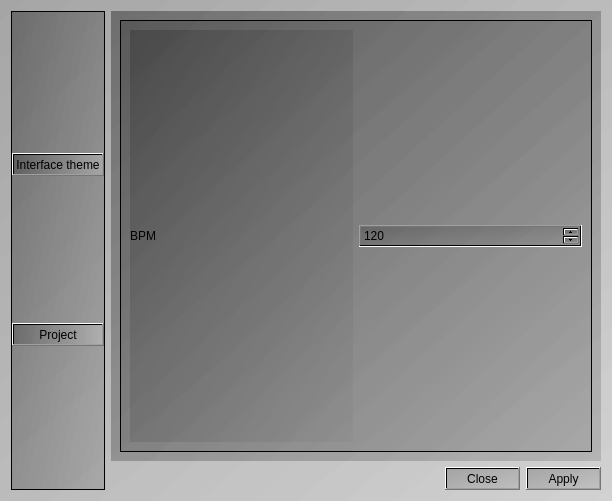
<?xml version="1.0" encoding="UTF-8"?>
<ui version="4.0">
 <class>Dialog</class>
 <widget class="QDialog" name="Dialog">
  <property name="geometry">
   <rect>
    <x>0</x>
    <y>0</y>
    <width>612</width>
    <height>501</height>
   </rect>
  </property>
  <property name="windowTitle">
   <string>Dialog</string>
  </property>
  <property name="styleSheet">
   <string notr="true">background-color: qlineargradient(spread:pad, x1:0, y1:0, x2:2, y2:2, stop:0 rgba(0, 0, 0, 50), stop:1 rgba(255, 255, 255, 50))</string>
  </property>
  <layout class="QHBoxLayout" name="horizontalLayout">
   <item>
    <widget class="QScrollArea" name="scrollArea">
     <property name="sizePolicy">
      <sizepolicy hsizetype="Preferred" vsizetype="Expanding">
       <horstretch>0</horstretch>
       <verstretch>0</verstretch>
      </sizepolicy>
     </property>
     <property name="widgetResizable">
      <bool>true</bool>
     </property>
     <widget class="QWidget" name="scrollAreaWidgetContents">
      <property name="geometry">
       <rect>
        <x>0</x>
        <y>0</y>
        <width>86</width>
        <height>481</height>
       </rect>
      </property>
      <layout class="QVBoxLayout" name="verticalLayout_2">
       <property name="leftMargin">
        <number>0</number>
       </property>
       <property name="topMargin">
        <number>0</number>
       </property>
       <property name="rightMargin">
        <number>0</number>
       </property>
       <property name="bottomMargin">
        <number>0</number>
       </property>
       <item>
        <widget class="QPushButton" name="InterfacePageButton">
         <property name="sizePolicy">
          <sizepolicy hsizetype="Preferred" vsizetype="Fixed">
           <horstretch>0</horstretch>
           <verstretch>0</verstretch>
          </sizepolicy>
         </property>
         <property name="styleSheet">
          <string notr="true">background-color: qlineargradient(spread:pad, x1:0, y1:0, x2:1, y2:0, stop:0 rgba(0, 0, 0, 50), stop:1 rgba(255, 255, 255, 50))</string>
         </property>
         <property name="text">
          <string>Interface theme</string>
         </property>
         <property name="default">
          <bool>false</bool>
         </property>
         <property name="flat">
          <bool>false</bool>
         </property>
        </widget>
       </item>
       <item>
        <widget class="QPushButton" name="TestPageButton">
         <property name="styleSheet">
          <string notr="true">background-color: qlineargradient(spread:pad, x1:0, y1:0, x2:1, y2:0, stop:0 rgba(0, 0, 0, 50), stop:1 rgba(255, 255, 255, 50))</string>
         </property>
         <property name="text">
          <string>Project</string>
         </property>
         <property name="default">
          <bool>false</bool>
         </property>
         <property name="flat">
          <bool>false</bool>
         </property>
        </widget>
       </item>
      </layout>
     </widget>
    </widget>
   </item>
   <item>
    <layout class="QVBoxLayout" name="verticalLayout">
     <item>
      <widget class="QStackedWidget" name="MainTab">
       <property name="currentIndex">
        <number>1</number>
       </property>
       <widget class="QWidget" name="InterfaceThemepage">
        <layout class="QVBoxLayout" name="verticalLayout_3">
         <item>
          <widget class="QLabel" name="label_6">
           <property name="text">
            <string>Grid</string>
           </property>
          </widget>
         </item>
         <item>
          <widget class="QFrame" name="frame">
           <property name="frameShape">
            <enum>QFrame::StyledPanel</enum>
           </property>
           <property name="frameShadow">
            <enum>QFrame::Raised</enum>
           </property>
           <layout class="QHBoxLayout" name="horizontalLayout_2">
            <item>
             <widget class="QLabel" name="label">
              <property name="text">
               <string>Inner color</string>
              </property>
             </widget>
            </item>
            <item>
             <widget class="QPushButton" name="InnerColorChangeButton">
              <property name="sizePolicy">
               <sizepolicy hsizetype="Minimum" vsizetype="Fixed">
                <horstretch>0</horstretch>
                <verstretch>0</verstretch>
               </sizepolicy>
              </property>
              <property name="text">
               <string>Change</string>
              </property>
             </widget>
            </item>
           </layout>
          </widget>
         </item>
         <item>
          <widget class="QFrame" name="frame_2">
           <property name="frameShape">
            <enum>QFrame::StyledPanel</enum>
           </property>
           <property name="frameShadow">
            <enum>QFrame::Raised</enum>
           </property>
           <layout class="QHBoxLayout" name="horizontalLayout_3">
            <item>
             <widget class="QLabel" name="label_4">
              <property name="text">
               <string>Outer color</string>
              </property>
             </widget>
            </item>
            <item>
             <widget class="QPushButton" name="OuterColorChangeButton">
              <property name="sizePolicy">
               <sizepolicy hsizetype="Minimum" vsizetype="Fixed">
                <horstretch>0</horstretch>
                <verstretch>0</verstretch>
               </sizepolicy>
              </property>
              <property name="text">
               <string>Change</string>
              </property>
             </widget>
            </item>
           </layout>
          </widget>
         </item>
         <item>
          <widget class="QLabel" name="label_7">
           <property name="text">
            <string>Notes</string>
           </property>
          </widget>
         </item>
         <item>
          <widget class="QFrame" name="frame_3">
           <property name="frameShape">
            <enum>QFrame::StyledPanel</enum>
           </property>
           <property name="frameShadow">
            <enum>QFrame::Raised</enum>
           </property>
           <layout class="QHBoxLayout" name="horizontalLayout_4">
            <item>
             <widget class="QLabel" name="label_5">
              <property name="text">
               <string>Note color</string>
              </property>
             </widget>
            </item>
            <item>
             <widget class="QPushButton" name="NoteColorChangeButton">
              <property name="sizePolicy">
               <sizepolicy hsizetype="Minimum" vsizetype="Fixed">
                <horstretch>0</horstretch>
                <verstretch>0</verstretch>
               </sizepolicy>
              </property>
              <property name="text">
               <string>Change</string>
              </property>
             </widget>
            </item>
           </layout>
          </widget>
         </item>
         <item>
          <widget class="QFrame" name="frame_4">
           <property name="frameShape">
            <enum>QFrame::StyledPanel</enum>
           </property>
           <property name="frameShadow">
            <enum>QFrame::Raised</enum>
           </property>
           <layout class="QHBoxLayout" name="horizontalLayout_5">
            <item>
             <widget class="QLabel" name="label_8">
              <property name="text">
               <string>Note marking</string>
              </property>
             </widget>
            </item>
            <item>
             <widget class="QPushButton" name="NoteMarkColorChangeButton">
              <property name="sizePolicy">
               <sizepolicy hsizetype="Minimum" vsizetype="Fixed">
                <horstretch>0</horstretch>
                <verstretch>0</verstretch>
               </sizepolicy>
              </property>
              <property name="text">
               <string>Change</string>
              </property>
             </widget>
            </item>
           </layout>
          </widget>
         </item>
        </layout>
       </widget>
       <widget class="QWidget" name="TestPage">
        <layout class="QVBoxLayout" name="verticalLayout_4">
         <item>
          <widget class="QFrame" name="frame_5">
           <property name="frameShape">
            <enum>QFrame::StyledPanel</enum>
           </property>
           <property name="frameShadow">
            <enum>QFrame::Raised</enum>
           </property>
           <layout class="QHBoxLayout" name="horizontalLayout_6">
            <item>
             <widget class="QLabel" name="label_2">
              <property name="text">
               <string>BPM</string>
              </property>
             </widget>
            </item>
            <item>
             <widget class="QSpinBox" name="BPMspinBox">
              <property name="minimum">
               <number>1</number>
              </property>
              <property name="maximum">
               <number>100000</number>
              </property>
              <property name="value">
               <number>120</number>
              </property>
             </widget>
            </item>
           </layout>
          </widget>
         </item>
        </layout>
       </widget>
      </widget>
     </item>
     <item>
      <widget class="QDialogButtonBox" name="buttonBox">
       <property name="orientation">
        <enum>Qt::Horizontal</enum>
       </property>
       <property name="standardButtons">
        <set>QDialogButtonBox::Apply|QDialogButtonBox::Close</set>
       </property>
      </widget>
     </item>
    </layout>
   </item>
  </layout>
 </widget>
 <resources/>
 <connections>
  <connection>
   <sender>buttonBox</sender>
   <signal>accepted()</signal>
   <receiver>Dialog</receiver>
   <slot>accept()</slot>
   <hints>
    <hint type="sourcelabel">
     <x>248</x>
     <y>254</y>
    </hint>
    <hint type="destinationlabel">
     <x>157</x>
     <y>274</y>
    </hint>
   </hints>
  </connection>
  <connection>
   <sender>buttonBox</sender>
   <signal>rejected()</signal>
   <receiver>Dialog</receiver>
   <slot>reject()</slot>
   <hints>
    <hint type="sourcelabel">
     <x>316</x>
     <y>260</y>
    </hint>
    <hint type="destinationlabel">
     <x>286</x>
     <y>274</y>
    </hint>
   </hints>
  </connection>
 </connections>
</ui>
